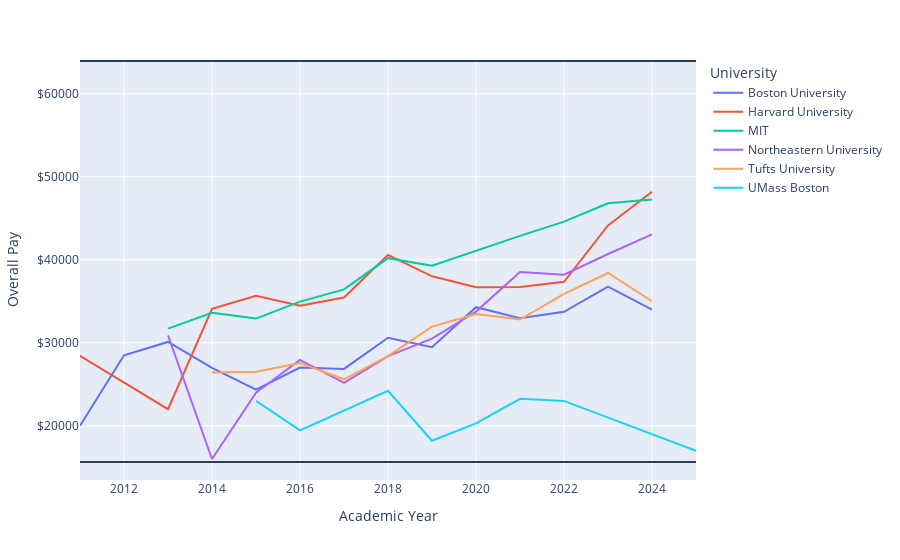

Write notebook code for a chart like this one.
### Code cell
stipends_over_time = px.line(
    avg_by_year,
    x="Academic Year",
    y="Overall Pay",
    color="University"
).update_layout(yaxis_tickprefix = '$', yaxis_tickformat = ',.')
stipends_over_time.add_hline(y=63942)
stipends_over_time.add_hline(y=15650)
stipends_over_time.show()

### Figure 1 — Plotly figure (JSON) as saved in the notebook; plotly's stock layout.template omitted (floating-point values rounded to 4 significant figures)
{"data": [{"hovertemplate": "University=Boston University<br>Academic Year=%{x}<br>Overall Pay=%{y}<extra></extra>", "legendgroup": "Boston University", "line": {"color": "#636efa", "dash": "solid"}, "marker": {"symbol": "circle"}, "mode": "lines", "name": "Boston University", "orientation": "v", "showlegend": true, "type": "scatter", "x": [2011.0, 2012.0, 2013.0, 2014.0, 2015.0, 2016.0, 2017.0, 2018.0, 2019.0, 2020.0, 2021.0, 2022.0, 2023.0, 2024.0], "xaxis": "x", "y": [20000.0, 28500.0, 30100.0, 26970.0, 24360.0, 27010.0, 26860.0, 30610.0, 29480.0, 34290.0, 32960.0, 33730.0, 36770.0, 34000.0], "yaxis": "y"}, {"hovertemplate": "University=Harvard University<br>Academic Year=%{x}<br>Overall Pay=%{y}<extra></extra>", "legendgroup": "Harvard University", "line": {"color": "#EF553B", "dash": "solid"}, "marker": {"symbol": "circle"}, "mode": "lines", "name": "Harvard University", "orientation": "v", "showlegend": true, "type": "scatter", "x": [2011.0, 2013.0, 2014.0, 2015.0, 2016.0, 2017.0, 2018.0, 2019.0, 2020.0, 2021.0, 2022.0, 2023.0, 2024.0], "xaxis": "x", "y": [28430.0, 22000.0, 34100.0, 35650.0, 34450.0, 35450.0, 40590.0, 38010.0, 36700.0, 36720.0, 37340.0, 44130.0, 48200.0], "yaxis": "y"}, {"hovertemplate": "University=MIT<br>Academic Year=%{x}<br>Overall Pay=%{y}<extra></extra>", "legendgroup": "MIT", "line": {"color": "#00cc96", "dash": "solid"}, "marker": {"symbol": "circle"}, "mode": "lines", "name": "MIT", "orientation": "v", "showlegend": true, "type": "scatter", "x": [2013.0, 2014.0, 2015.0, 2016.0, 2017.0, 2018.0, 2019.0, 2020.0, 2021.0, 2022.0, 2023.0, 2024.0], "xaxis": "x", "y": [31710.0, 33620.0, 32910.0, 34960.0, 36430.0, 40190.0, 39280.0, 41130.0, 42880.0, 44600.0, 46800.0, 47260.0], "yaxis": "y"}, {"hovertemplate": "University=Northeastern University<br>Academic Year=%{x}<br>Overall Pay=%{y}<extra></extra>", "legendgroup": "Northeastern University", "line": {"color": "#ab63fa", "dash": "solid"}, "marker": {"symbol": "circle"}, "mode": "lines", "name": "Northeastern University", "orientation": "v", "showlegend": true, "type": "scatter", "x": [2013.0, 2014.0, 2015.0, 2016.0, 2017.0, 2018.0, 2019.0, 2020.0, 2021.0, 2022.0, 2023.0, 2024.0], "xaxis": "x", "y": [30900.0, 16000.0, 24000.0, 27940.0, 25170.0, 28390.0, 30500.0, 33760.0, 38530.0, 38200.0, 40690.0, 43050.0], "yaxis": "y"}, {"hovertemplate": "University=Tufts University<br>Academic Year=%{x}<br>Overall Pay=%{y}<extra></extra>", "legendgroup": "Tufts University", "line": {"color": "#FFA15A", "dash": "solid"}, "marker": {"symbol": "circle"}, "mode": "lines", "name": "Tufts University", "orientation": "v", "showlegend": true, "type": "scatter", "x": [2014.0, 2015.0, 2016.0, 2017.0, 2018.0, 2019.0, 2020.0, 2021.0, 2022.0, 2023.0, 2024.0], "xaxis": "x", "y": [26420.0, 26500.0, 27570.0, 25600.0, 28380.0, 31950.0, 33470.0, 32800.0, 35900.0, 38400.0, 35000.0], "yaxis": "y"}, {"hovertemplate": "University=UMass Boston<br>Academic Year=%{x}<br>Overall Pay=%{y}<extra></extra>", "legendgroup": "UMass Boston", "line": {"color": "#19d3f3", "dash": "solid"}, "marker": {"symbol": "circle"}, "mode": "lines", "name": "UMass Boston", "orientation": "v", "showlegend": true, "type": "scatter", "x": [2015.0, 2016.0, 2018.0, 2019.0, 2020.0, 2021.0, 2022.0, 2025.0], "xaxis": "x", "y": [23000.0, 19440.0, 24220.0, 18200.0, 20290.0, 23250.0, 23000.0, 17000.0], "yaxis": "y"}], "layout": {"legend": {"title": {"text": "University"}, "tracegroupgap": 0}, "margin": {"t": 60}, "shapes": [{"type": "line", "x0": 0, "x1": 1, "xref": "x domain", "y0": 63942, "y1": 63942, "yref": "y"}, {"type": "line", "x0": 0, "x1": 1, "xref": "x domain", "y0": 15650, "y1": 15650, "yref": "y"}], "xaxis": {"anchor": "y", "domain": [0, 1], "title": {"text": "Academic Year"}}, "yaxis": {"anchor": "x", "domain": [0, 1], "tickformat": ",.", "tickprefix": "$", "title": {"text": "Overall Pay"}}}}
